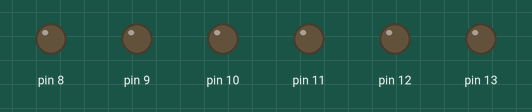
The sketch below on a simulated Arduino Uno, built with avr-gcc and run on an emulated ATmega328P. On the bench: output pins drawn as LEDs (lit = HIGH).

Above: at 0.1 s.
At 0.7 s:
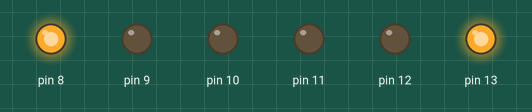
At 1.3 s:
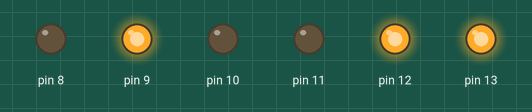
At 2.7 s:
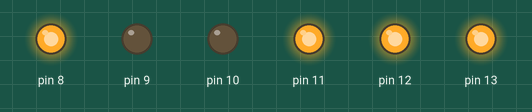
At 3.9 s:
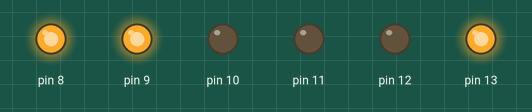
At 5.1 s:
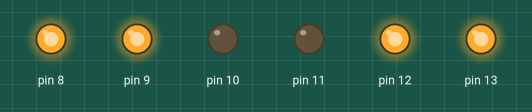
Timing chart, 0 to 5.4 s (numbered marks = the images above):
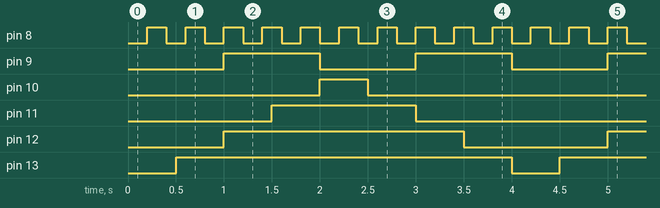

Measured:
- by itself, pin 8: alternates HIGH for 0.20 s and LOW for 0.20 s
- by itself, pin 9: alternates HIGH for 1.0 s and LOW for 1.0 s
- by itself, pin 10: alternates HIGH for 0.50 s and LOW for 3.5 s
- by itself, pin 11: alternates HIGH for 1.5 s and LOW for 2.5 s
- by itself, pin 12: alternates HIGH for 2.5 s and LOW for 1.5 s
- by itself, pin 13: alternates HIGH for 3.5 s and LOW for 0.50 s

The sketch:

blink1234.ino
```cpp
void setup() {
  for (int i = 13; i >= 8; i--) {
    pinMode(i, OUTPUT);
  }
}

void loop() {
  digitalWrite(8, (millis() / 200) & 1);
  digitalWrite(9, (millis() / 1000) & 1);

  int frame = (millis() / 500) % 8;
  int powered;
  if (frame <= 4)
    powered = frame;
  else
    powered = 8 - frame;

  for (int led = 0; led < 4; led++) {
    digitalWrite(13 - led, (led < powered));
  }
}
```
